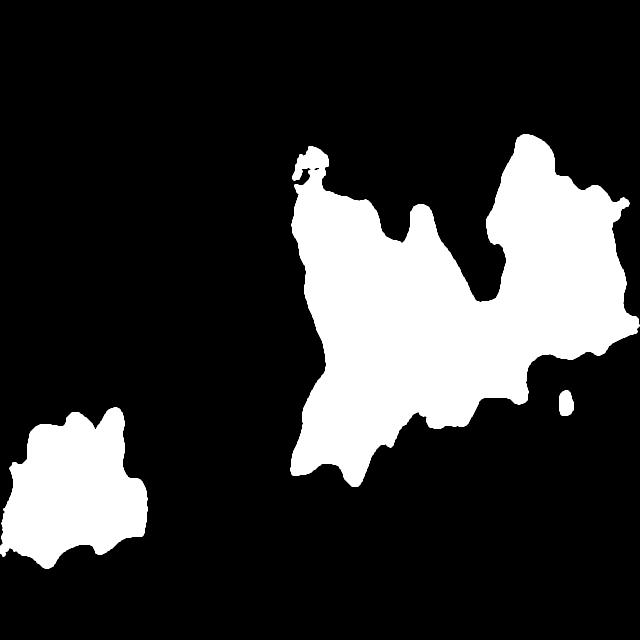
#> input picture dataset/masks/fire_00004.png, 640 x 640 px
$ python -i segmentation.py   (imports and definitions only)
#> lines starting #> are read from the running program, lines starting #| are printed output that depends on the picture; after the words box and inside, x2 and y2 are one past the last pixel; in counts of white or black regions, pixels touching at a corner belong together
#> further down, picture is the input picture: shape (640, 640, 3); min 0, max 255, mean 51.7
"""
BIM320 - Goruntu Isleme Projesi
Veri: dataset/images + dataset/masks
Sonuc: Nihai temiz dataset
  - bitti (V3+V4) : IoU > 0.20 filtreli  (957 gorsel)
  - V1            : IoU > 0.70 filtreli  (370 gorsel)
  - Toplam        : 1327 gorsel
"""

import cv2
import numpy as np
import matplotlib.pyplot as plt
import matplotlib.patches as mpatches
from pathlib import Path
from scipy.ndimage import binary_fill_holes

# ===== YOLLAR =====
BASE_DIR   = Path(__file__).parent.parent / "dataset"
IMAGES_DIR = BASE_DIR / "images"
MASKS_DIR  = BASE_DIR / "masks"
OUT_DIR    = Path(__file__).parent.parent / "outputs"
# [1 line not run here, left out]

# ===== OPTIMAL PARAMETRELER =====
H_MAX   = 35
S_MIN   = 100
V_MIN   = 120
CR_MIN  = 150
CB_MAX  = 140
K_SIZE  = 9
MIN_AREA= 200
VOTE_THR= 3

# ===== ON ISLEME =====
# [57 lines left out: functions on_isleme, tum_maskeler, morfo_ve_temizle, segmente_et, not called in this run]

# ===== ADIM ADIM PIPELINE (gorsellestirme icin) =====
def segmente_et_adim_adim(img_bgr):
    blur = cv2.GaussianBlur(img_bgr, (5, 5), sigmaX=1.0)
    bil  = cv2.bilateralFilter(blur, d=9, sigmaColor=80, sigmaSpace=80)
    lab_tmp = cv2.cvtColor(bil, cv2.COLOR_BGR2LAB)
#> lab_tmp: shape (640, 640, 3); mean of channels 0, 1, 2 51.8, 128, 128
    clahe_obj = cv2.createCLAHE(clipLimit=2.5, tileGridSize=(8, 8))
    lab_tmp[:, :, 0] = clahe_obj.apply(lab_tmp[:, :, 0])
#> lab_tmp: shape (640, 640, 3); mean of channels 0, 1, 2 54.1, 128, 128
    en = cv2.cvtColor(lab_tmp, cv2.COLOR_LAB2BGR)

    hsv = cv2.cvtColor(en, cv2.COLOR_BGR2HSV)
#> hsv: shape (640, 640, 3); mean H, S, V 0.2, 0.1, 54.9
    m_hsv = cv2.bitwise_or(
        cv2.inRange(hsv, np.array([0, S_MIN, V_MIN]), np.array([H_MAX, 255, 255])),
        cv2.inRange(hsv, np.array([180 - H_MAX, S_MIN, V_MIN]), np.array([180, 255, 255]))
    )
#> m_hsv: shape (640, 640); every value is 0
    ycc = cv2.cvtColor(en, cv2.COLOR_BGR2YCrCb)
#> ycc: shape (640, 640, 3); mean of channels 0, 1, 2 54.9, 128, 128
    Y, Cr, Cb = ycc[:, :, 0], ycc[:, :, 1], ycc[:, :, 2]
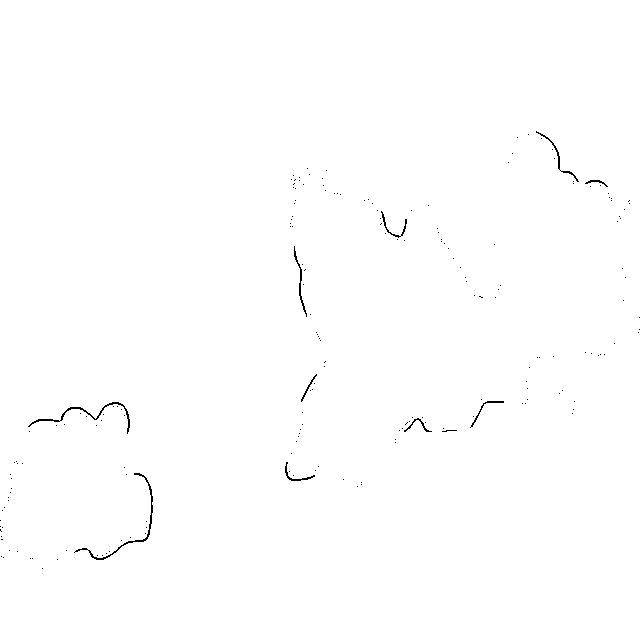
#> Cb: shape (640, 640); values 127 (black) and 128 (white), 99.6% white; black in thin lines or dots, all inside (x1, y1, x2, y2) = (0, 131, 640, 569)
    m_ycc = np.zeros_like(Y, np.uint8)
    m_ycc[(Cr > CR_MIN) & (Cb < CB_MAX) & (Y > 50)] = 255
    rgb = cv2.cvtColor(en, cv2.COLOR_BGR2RGB)
    R = rgb[:, :, 0].astype(float); G = rgb[:, :, 1].astype(float); B = rgb[:, :, 2].astype(float)
    m_rgb = np.zeros(en.shape[:2], np.uint8)
    m_rgb[(R > 150) & (R > G) & (G >= B) & (R - B > 40)] = 255
    lab2 = cv2.cvtColor(en, cv2.COLOR_BGR2LAB)
#> lab2: shape (640, 640, 3); mean of channels 0, 1, 2 53.4, 128, 128
    L, A, Bch = lab2[:, :, 0], lab2[:, :, 1], lab2[:, :, 2]
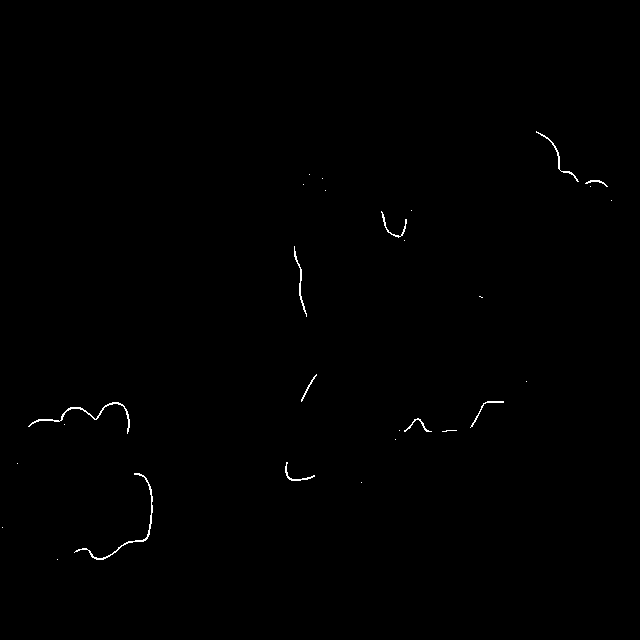
#> Bch: shape (640, 640); values 128 (black) and 129 (white), 0.31% white in thin lines or dots, all inside (x1, y1, x2, y2) = (2, 131, 612, 560)
    m_lab = np.zeros_like(L, np.uint8)
    m_lab[(L > 80) & (A > 135) & (Bch > 130)] = 255
    m_wht = np.zeros(en.shape[:2], np.uint8)
    m_wht[(R > 200) & (G > 150) & (B < 180) & (R > B + 30)] = 255

    tot = (m_hsv.astype(np.uint16) + m_ycc.astype(np.uint16) +
           m_rgb.astype(np.uint16) + m_lab.astype(np.uint16) + m_wht.astype(np.uint16))
#> tot: shape (640, 640) uint16; every value is 0
    combined = np.where(tot >= VOTE_THR * 255, 255, 0).astype(np.uint8)

    kk = cv2.getStructuringElement(cv2.MORPH_ELLIPSE, (K_SIZE, K_SIZE))
    op = cv2.morphologyEx(combined, cv2.MORPH_OPEN,  kk, iterations=1)
    cl = cv2.morphologyEx(op,       cv2.MORPH_CLOSE, kk, iterations=3)
    filled = (binary_fill_holes(cl > 127) * 255).astype(np.uint8)
    kd = cv2.getStructuringElement(cv2.MORPH_ELLIPSE, (5, 5))
    dilated = cv2.dilate(filled, kd, iterations=1)
    sonuc = np.zeros_like(dilated)
    cnts, _ = cv2.findContours(dilated, cv2.RETR_EXTERNAL, cv2.CHAIN_APPROX_SIMPLE)
#> cnts = []
    for c in cnts:
        if cv2.contourArea(c) >= MIN_AREA:
            cv2.drawContours(sonuc, [c], -1, 255, -1)
#> this loop made 0 passes

    return {
        "orijinal":    cv2.cvtColor(img_bgr, cv2.COLOR_BGR2RGB),
        "gaussian":    cv2.cvtColor(blur, cv2.COLOR_BGR2RGB),
        "bilateral":   cv2.cvtColor(bil,  cv2.COLOR_BGR2RGB),
        "clahe":       cv2.cvtColor(en,   cv2.COLOR_BGR2RGB),
        "m_hsv":       m_hsv,
        "m_ycc":       m_ycc,
        "m_rgb":       m_rgb,
        "m_lab":       m_lab,
        "m_wht":       m_wht,
        "oylama":      combined,
        "morph_ac":    op,
        "morph_kapat": cl,
        "doldurma":    filled,
        "final":       sonuc,
    }

# ===== PARAMETRE KARSILASTIRMA ICIN YARDIMCI =====
# [5 lines left out: function segmente_et_vote, not called in this run]

# ===== METRIKLER =====
def iou_hesapla(pred, gt):
    pb = pred > 127; gb = gt > 127
    return float(np.sum(pb & gb)) / (float(np.sum(pb | gb)) + 1e-7)

def dice_hesapla(pred, gt):
    pb = pred > 127; gb = gt > 127
    return 2.0 * float(np.sum(pb & gb)) / (float(np.sum(pb)) + float(np.sum(gb)) + 1e-7)

# [11 lines left out: functions precision_hesapla, recall_hesapla, not called in this run]

# ===== ANA DEGERLENDIRME =====
# [1 line not run here, left out]
gorseller = sorted(IMAGES_DIR.glob("*.jpg"))
# [1 line not run here, left out]

iou_list  = []
dice_list = []
prec_list = []
rec_list  = []

# [12 lines not run here, left out]

ort_iou  = float(np.mean(iou_list))
ort_dice = float(np.mean(dice_list))
med_iou  = float(np.median(iou_list))
# [1 line that did not run here, left out]
ort_prec = float(np.mean(prec_list))
ort_rec  = float(np.mean(rec_list))

# [14 lines not run here, left out]
idx_liste = np.linspace(0, len(gorseller) - 1, 6, dtype=int)
fig, axes = plt.subplots(6, 4, figsize=(18, 24))
# [35 lines not run here, left out]

tp_p = mpatches.Patch(color=(0, 0.78, 0),  label="TP - Dogru Pozitif")
fp_p = mpatches.Patch(color=(1, 0.39, 0),  label="FP - Yanlis Pozitif")
fn_p = mpatches.Patch(color=(0, 0.39, 1),  label="FN - Yanlis Negatif")
# [4 lines not run here, left out]
kayit = OUT_DIR / "segmentation_results.png"
# [6 lines not run here, left out]
# [1 line that did not run here, left out]
# [2 lines not run here, left out]
# [1 line that did not run here, left out]
# [2 lines that did not run here, left out]

# 2 satir x 7 sutun: 14 panel
# [16 lines that did not run here, left out]

fig2, axes2 = plt.subplots(2, 7, figsize=(21, 7))
# [4 lines not run here, left out]
axes2_flat = axes2.flatten()
# [7 lines not run here, left out]
kayit2 = OUT_DIR / "pipeline_visualization.png"
# [6 lines not run here, left out]
vote_degerler  = [2, 3]
ornek_idxler   = np.linspace(0, len(gorseller) - 1, 4, dtype=int)

fig3, axes3 = plt.subplots(len(ornek_idxler), 2 + len(vote_degerler),
                            figsize=(14, 4 * len(ornek_idxler)))
# [5 lines not run here, left out]

basliklar = ["Orijinal", "Ground Truth", "VOTE_THR = 2", "VOTE_THR = 3"]
# [20 lines not run here, left out]
kayit3 = OUT_DIR / "parameter_analysis.png"
# [4 lines not run here, left out]

>>> import cv2
>>> picture = cv2.imread('../dataset/masks/fire_00004.png')
>>> result = segmente_et_adim_adim(picture)
#> result = 14 items
